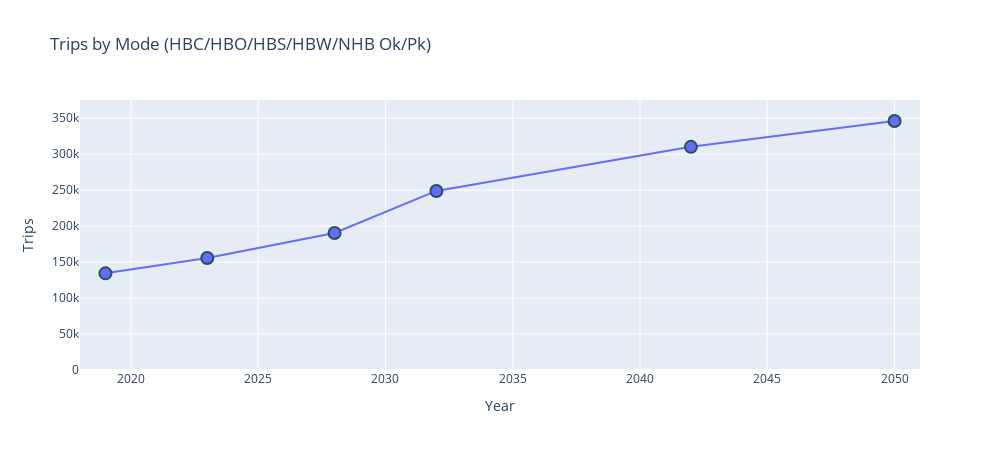

Write notebook code for a chart like this one.
### Code cell
# MAKE INTERACTIVE CHART
py.offline.init_notebook_mode(connected=True)

lstTdmVersionWithDate = sorted(dfTransitSummaryPlotData['tdmVersionWithDate'].unique().tolist())
lstScenarioGroups     = sorted(dfTransitSummaryPlotData['scenarioGroup'     ].unique().tolist())
lstModes              = sorted(dfTransitSummaryPlotData['modeGroup'         ].unique().tolist())
lstTripPurp           = sorted(dfTransitSummaryPlotData['TRIPPURP'          ].unique().tolist())
lstPeriod             = sorted(dfTransitSummaryPlotData['PERIOD'            ].unique().tolist())

# remove include in all list
lstScenarioGroups = [i for i in lstScenarioGroups if i not in lstIncludeInAll] 

selectTdmVersionsWithDate = widgets.SelectMultiple(options=lstTdmVersionWithDate, value=(lstTdmVersionWithDate), description='TDM Version'   )
selectScenarioGroups      = widgets.SelectMultiple(options=lstScenarioGroups    , value=('RTP',               ), description='Scenario Group')
selectModes               = widgets.SelectMultiple(options=lstModes             , value=('4: Transit',        ), description='Mode Group'    )
selectTripPurps           = widgets.SelectMultiple(options=lstTripPurp          , value=(lstTripPurp          ), description='Purpose'       )
selectPeriods             = widgets.SelectMultiple(options=lstPeriod            , value=(lstPeriod            ), description='Periods'       )

# Set up a global variable to track whether the widgets have been changed
firstTime = True

# create output widget to display filtered DataFrame
output = widgets.Output()
hbox = widgets.HBox([selectTdmVersionsWithDate, selectScenarioGroups, selectModes, selectTripPurps, selectPeriods])

# create interactive widget
interactive_output = widgets.interactive_output(update_plot, {'tdmVersionsWithDate':selectTdmVersionsWithDate, 'scenarioGroups':selectScenarioGroups, 'modeGroups':selectModes, 'trippurps':selectTripPurps, 'periods':selectPeriods})

# Display a markdown heading
display(Markdown('# Trip Mode Split Interactive Chart'))
display(hbox)
display(interactive_output)
display(output)

#ADD RAW OBSERVED CURVES

### Figure 1 — Plotly figure (JSON) as saved in the notebook; plotly's stock layout.template omitted (floating-point values rounded to 4 significant figures)
{"data": [{"marker": {"line": {"color": "DarkSlateGrey", "width": 2}, "size": 12}, "mode": "markers+lines", "name": "WF TDM v8.3.2 - 2022-09-21 RTP 4: Transit", "type": "scatter", "x": [2019, 2023, 2028, 2032, 2042, 2050], "y": [134370, 155741, 190569, 248930, 310261, 346188]}], "layout": {"height": 450, "title": {"text": "Trips by Mode (HBC/HBO/HBS/HBW/NHB Ok/Pk)"}, "width": 1000, "xaxis": {"range": [2018, 2051], "title": {"text": "Year"}}, "yaxis": {"rangemode": "tozero", "title": {"text": "Trips"}}}}
